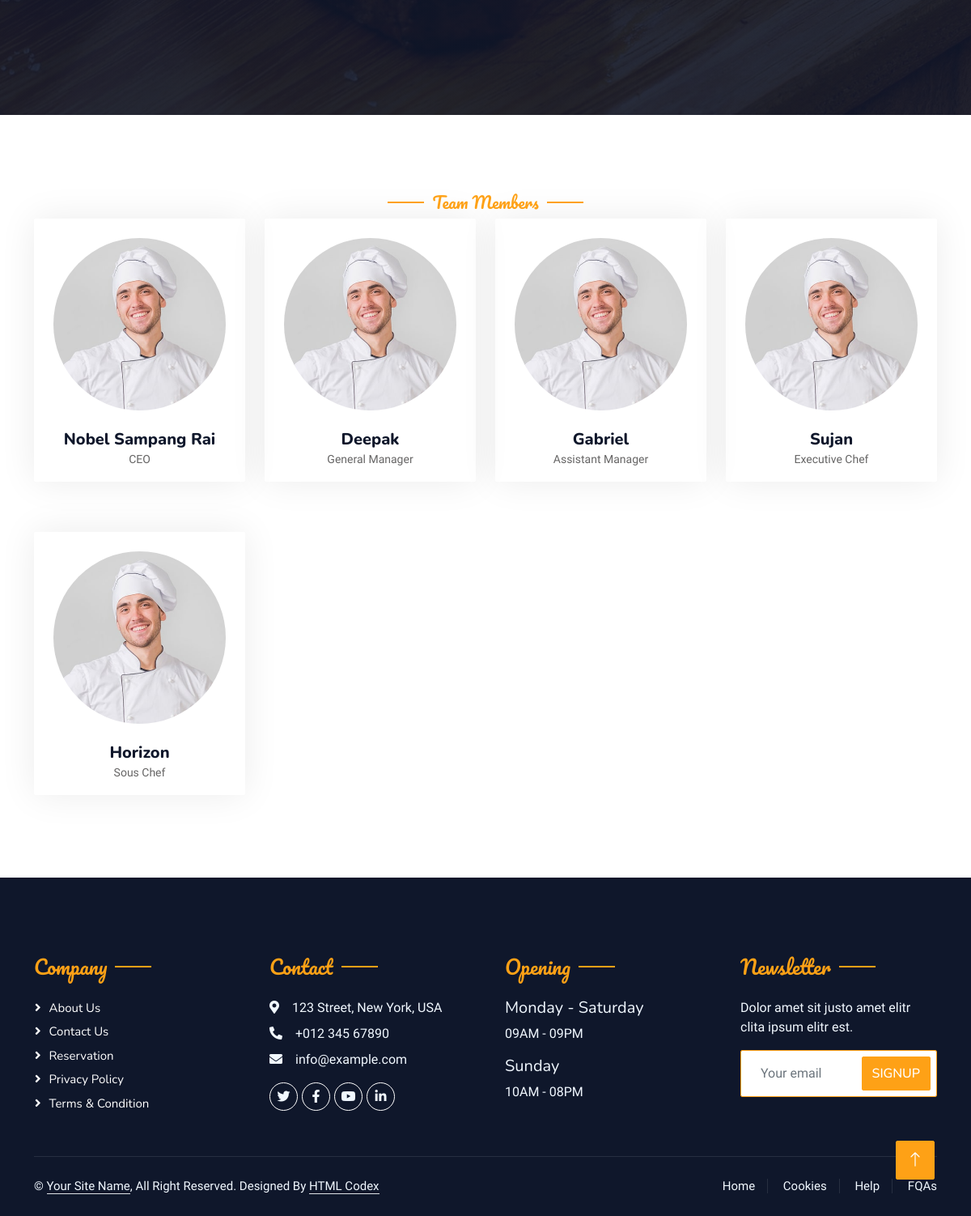
The page /team/ (lower part) on the database as committed earlier.
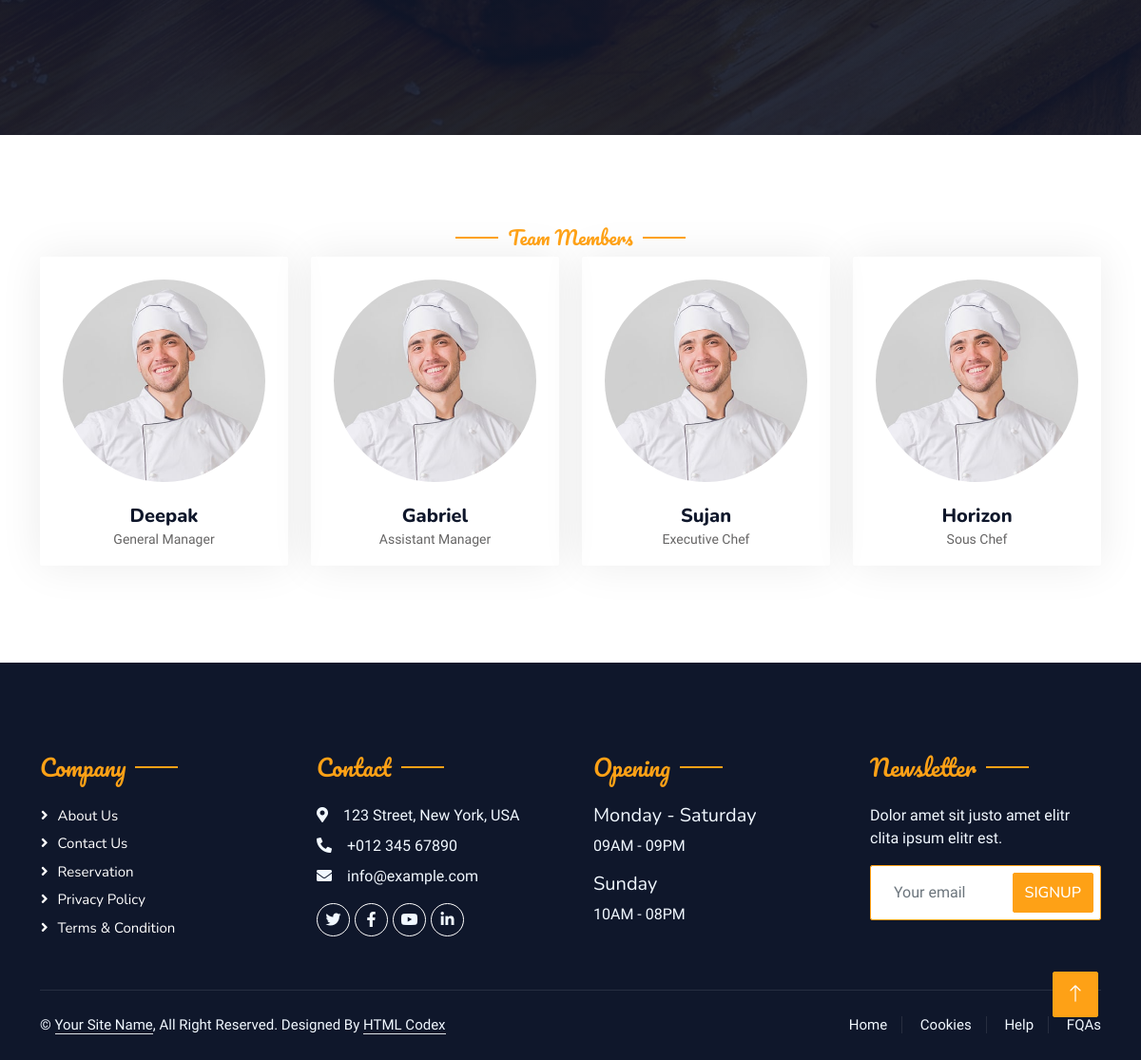
The same page on the database as committed later.
### home/models.py (models this page shows, shortened)
class Staff(models.Model):
    name = models.CharField(max_length=20)
    designation = models.CharField(max_length=20)
    facebook = models.CharField(max_length=200, null=True)
    linkedin = models.CharField(max_length=200, null=True)
    instagram = models.CharField(max_length=200, null=True)

### home/views.py (the view)
# urls.py: path("team/", team, name="team"),
def team(request):
    context = {
    "teams": Staff.objects.all(),
    }
    return render(request, "team.html", context)

### template/team.html (shortened to what this page needs)
{% extends 'base.html' %}
{% block myblock %}
        <div class="container-xxl pt-5 pb-3">
            <div class="container">
                <div class="text-center wow fadeInUp" data-wow-delay="0.1s">
                    <h5 class="section-title ff-secondary text-center text-primary fw-normal">Team Members</h5>
                </div>
                <div class="row g-4">
                            {% for team in teams %}
                    <div class="col-lg-3 col-md-6 wow fadeInUp" data-wow-delay="0.1s">
                        <div class="team-item text-center rounded overflow-hidden">
                            <div class="rounded-circle overflow-hidden m-4">
                                <img class="img-fluid" src="img/team-1.jpg" alt="">
                            </div>
                            <h5 class="mb-0">{{ team.name }}</h5>
                            <small>{{ team.designation }}</small>
                        </div>
                    </div>
                     {% endfor %}
                </div>
            </div>
        </div>
{% endblock %}

Rows that differ between the two databases and show on the page:
removed Staff: name "Nobel Sampang Rai", designation "CEO"
